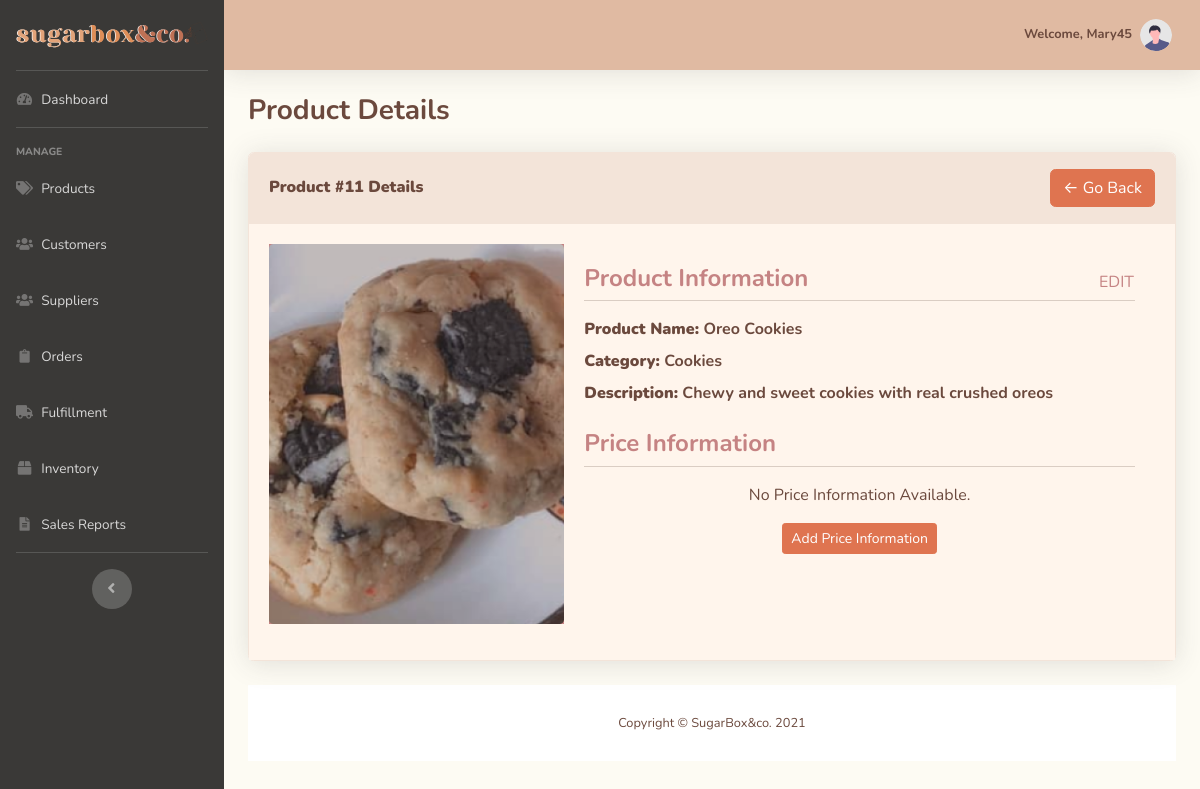
Before: /admin-src/productDetails.php?prod_ID=11 (signed in) with the older database file.
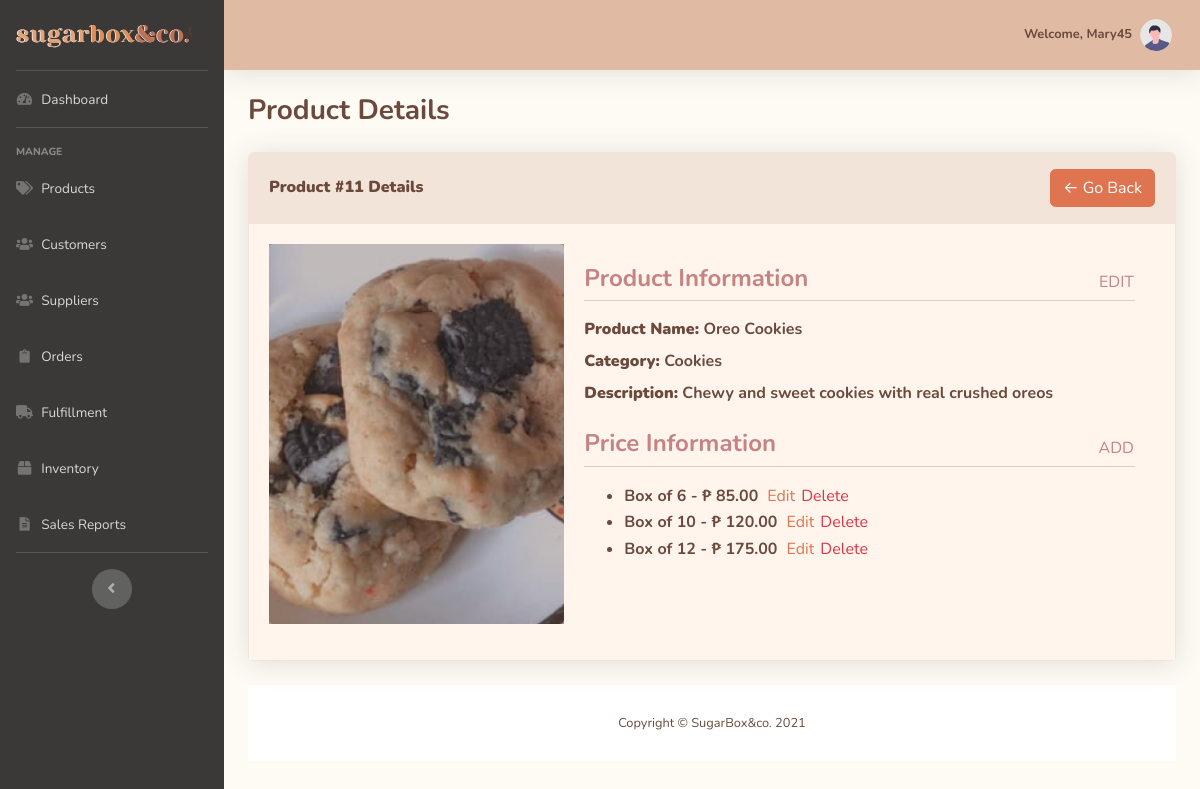
After: the same page with the newer database file.
### tables this page shows
CREATE TABLE `side_products` (
  `SideProd_ID` int(11) NOT NULL,
  `SideProd_Name` varchar(40) NOT NULL,
  `Categ_ID` int(11) NOT NULL,
  `SideProd_Desc` varchar(100) NOT NULL,
  `SideProd_Image` varchar(50) NOT NULL
);

CREATE TABLE `side_categories` (
  `Categ_ID` int(11) NOT NULL,
  `Categ_Name` varchar(40) NOT NULL
);

CREATE TABLE `sideproduct_sizes` (
  `Size_ID` int(11) NOT NULL,
  `Prod_ID` int(11) NOT NULL,
  `Size_Description` varchar(40) NOT NULL,
  `Size_Price` float(15,2) NOT NULL
);

### admin-src/productDetails.php (the view, shortened to what this page needs)
<?php
include 'includes/header.php';
include 'includes/sidebar.php';
include 'includes/topbar.php'
?>
<head>
</head>
<div class="container-fluid">
    <div class="d-sm-flex align-items-center justify-content-between mb-4">
        <h1 class="h3 mb-0 text-content"><b>Product Details</b></h1>
    </div>
        <div class="card shadow mb-4 border-section">
                <div class="card-header py-3 d-flex flex-row align-items-center justify-content-between bg-section border-section">
                    <h6 class="m-0 font-weight-bold text-content"><b>Product #<?php echo $_GET['prod_ID'];?> Details</b></h6>
                    <a href="products.php" class="btn btn-titleColor">&larr; Go Back</a>
                </div>
                <div class="card-body bg-section2">
                <?php
                $conn = db_connect();
                if(isset($_POST['viewDetails']) || isset($_GET['prod_ID']))
                {
                    $prod_ID = $_GET['prod_ID'];
                    $query = "SELECT side_products.SideProd_ID,
                                    side_products.SideProd_Name,
                                    side_products.SideProd_Desc,
                                    side_products.SideProd_Image,
                                    side_categories.Categ_ID,
                                    side_categories.Categ_Name
                            FROM side_products
                            INNER JOIN side_categories
                            ON side_products.Categ_ID=side_categories.Categ_ID
                            WHERE side_products.SideProd_ID = $prod_ID";
                    $query_run = mysqli_query($conn, $query);
                    foreach($query_run as $row)
                    { ?>
                        <div class="row no-gutters">
                            <div class="col-md-4">
                                <figure class="effect-ming tm-video-item">
                                    <img class="card-img modal-image" src="../assets/<?php echo $row['SideProd_Image']; ?>" alt="<?php echo $row['SideProd_Image']; ?>">
                                    <figcaption class="d-flex align-items-center justify-content-center">
                                    </figcaption>
                                </figure>
                            </div>
                            <div class="col-md-8">
                            <div class="card-body">
                            <?php if (!isset($_POST["editPriceInfo"])) { ?>
                                <div class="d-sm-flex align-items-center justify-content-between">
                                    <h4 class="text-subheading font-weight-bold">Product Information</h4>
                                    <form action="" method="post">
                                    <?php if (!isset($_POST["editInfo"])) { ?>
                                        <input class="btn fs-5 text-subheading p-0" name="editInfo" type="submit" value="EDIT">
                                    <?php } else { ?>
                                        <input class="btn fs-5 text-subheading p-0" name="cancelEditInfo" type="submit" value="CANCEL">
                                    <?php } ?>
                                    </form>
                                </div>
                                <hr class="bg-section mt-0">
                                 <?php if (!isset($_POST["editInfo"])) { ?>
                                    <div class="mb-4">
                                        <p class="text-content font-weight-bold mb-2"><b class="font-weight-bolder">Product Name:</b> <?php echo $row['SideProd_Name']; ?></p>
                                        <p class="text-content font-weight-bold mb-2"><b class="font-weight-bolder">Category:</b> <?php echo $row['Categ_Name']; ?></p>
                                        <p class="text-content font-weight-bold mb-2"><b class="font-weight-bolder">Description:</b> <?php echo $row['SideProd_Desc']; ?></p>
                                    </div>
                                <?php
                                }
                            }
                                $info_query = "SELECT sideproduct_sizes.Size_ID, sideproduct_sizes.Size_Description, sideproduct_sizes.Size_Price
                                FROM side_products
                                RIGHT JOIN sideproduct_sizes
                                ON side_products.SideProd_ID = sideproduct_sizes.Prod_ID
                                WHERE side_products.SideProd_ID = $prod_ID
                                ORDER BY sideproduct_sizes.Size_Price ASC";
                                $info_query_run = mysqli_query($conn, $info_query);
                                $check_prodinfo = mysqli_num_rows($info_query_run) > 0;
                                ?>
                            <?php if (!isset($_POST["editInfo"])) { ?>
                                <div class="d-sm-flex align-items-center justify-content-between">
                                    <h4 class="text-subheading font-weight-bold">Price Information</h4>
                                    <div class="d-flex">
                                    <?php if($check_prodinfo){?>
                                        <?php if (!isset($_POST["editPriceInfo"])) { ?>
                                            <button class="btn fs-5 text-subheading p-0" data-toggle="modal" data-target="#addPriceInfo">ADD</button>
                                        <?php }else{?>
                                            <form action="" method="post">
                                            <input class="btn fs-5 text-subheading p-0" name="cancelEditPriceInfo" type="submit" value="CANCEL">
                                            </form>
                                            <?php }?>
                                    <?php }?>
                                    </div>
                                </div>
                                <hr class="bg-section mt-0">
                                <?php if($check_prodinfo){ ?>
                                    <?php if (!isset($_POST["editPriceInfo"])) { ?>
                                        <ul>
                                        <?php while($row = mysqli_fetch_assoc($info_query_run)){ ?>
                                        <div class="d-sm-flex align-items-center">
                                        <li class="text-content font-weight-bold"><?php echo $row['Size_Description'];?> - <span>&#8369;</span> <?php echo $row['Size_Price'];?></li>
                                        <form action="" method="post">
                                            <?php if (!isset($_POST["editPriceInfo"])) { ?>
                                                <input class="btn fs-5 text-titleColor ml-2 mr-1 p-0" name="editPriceInfo" type="submit" value="Edit">
                                            <?php }?>
                                        </form>
                                        <form action="" method="post">
                                            <button class="btn fs-5 text-danger p-0" name="deletePriceInfo" type="submit">Delete</button>
                                        </form>
                                        </div>
                                        <?php } ?>
                                        </ul>
                                    <?php } ?>
                                <?php } else { ?>
                                <div class="text-center">
                                <p class="text-content">No Price Information Available.</p>
                                <button class="btn btn-sm btn-titleColor" data-toggle="modal" data-target="#addPriceInfo">Add Price Information</button>
                                </div>
                                <?php } ?>
                            <?php } ?>
                            </div>
                            </div>
                        </div>
                    <?php
                    }
                }
                ?>
                </div>
        </div>
</div>
</div>
<?php
include 'includes/footer.php';
include 'includes/scripts.php'
?>

### admin-src/includes/header.php (shortened to what this page needs)
<!DOCTYPE html>
<html lang="en">
<head>
    <link href="vendor/fontawesome-free/css/all.min.css" rel="stylesheet" type="text/css">
    <link href="css/sb-admin-2.min.css" rel="stylesheet">
    <link href="vendor/datatables/dataTables.bootstrap4.min.css" rel="stylesheet">
    <link rel="stylesheet" href="../css/styleimg.css">
</head>
<body id="page-top">
    <div id="wrapper">

### admin-src/includes/sidebar.php (shortened to what this page needs)
<ul class="navbar-nav sidebar sidebar-dark accordion fixed-top" id="accordionSidebar" style="background-color:#3a3937;">
    <a class="sidebar-brand d-flex align-items-center justify-content-center" href="index.php">
        <img class="img-fluid" src="../assets/sblogo-2.svg" alt="SugarBox&co. logo" draggable="false">
    </a>
    <hr class="sidebar-divider my-0">
    <li class="nav-item <?php if(basename($_SERVER['PHP_SELF']) == 'index.php') echo 'active' ?>">
        <a class="nav-link" href="index.php">
            <i class="fas fa-fw fa-tachometer-alt"></i>
            <span>Dashboard</span></a>
    </li>
    <hr class="sidebar-divider">
    <div class="sidebar-heading">
        Manage
    </div>
    <li class="nav-item <?php if(basename($_SERVER['PHP_SELF']) == 'products.php') echo 'active' ?>">
        <a class="nav-link" href="products.php">
            <i class="fas fa-fw fa-tags"></i>
            <span>Products</span></a>
    </li>
    <li class="nav-item <?php if(basename($_SERVER['PHP_SELF']) == 'customers.php') echo 'active' ?>">
        <a class="nav-link" href="#">
            <i class="fas fa-fw fa-users"></i>
            <span>Customers</span></a>
    </li>
    <li class="nav-item <?php if(basename($_SERVER['PHP_SELF']) == 'suppliers.php') echo 'active' ?>">
        <a class="nav-link" href="#">
            <i class="fas fa-fw fa-users"></i>
            <span>Suppliers</span></a>
    </li>
    <li class="nav-item <?php if(basename($_SERVER['PHP_SELF']) == 'orders.php') echo 'active' ?>">
        <a class="nav-link" href="#">
            <i class="fas fa-fw fa-clipboard"></i>
            <span>Orders</span></a>
    </li>
    <li class="nav-item <?php if(basename($_SERVER['PHP_SELF']) == 'fulfillment.php') echo 'active' ?>">
        <a class="nav-link" href="#">
            <i class="fas fa-fw fa-truck"></i>
            <span>Fulfillment</span></a>
    </li>
    <li class="nav-item <?php if(basename($_SERVER['PHP_SELF']) == 'inventory.php') echo 'active' ?>">
        <a class="nav-link" href="#">
            <i class="fas fa-fw fa-box"></i>
            <span>Inventory</span></a>
    </li>
    <li class="nav-item <?php if(basename($_SERVER['PHP_SELF']) == 'salesreports.php') echo 'active' ?>">
        <a class="nav-link" href="#">
            <i class="fas fa-fw fa-file-alt"></i>
            <span>Sales Reports</span></a>
    </li>
    <hr class="sidebar-divider d-none d-md-block">
    <div class="text-center d-none d-md-inline">
        <button class="rounded-circle border-0" id="sidebarToggle"></button>
    </div>
</ul>
<ul class="navbar-nav bg-gradient-dark sidebar sidebar-dark accordion" id="accordionSidebar">
    <a class="sidebar-brand d-flex align-items-center justify-content-center" href="index.php">
    </a>
    <li class="nav-item active">
        <a class="nav-link" href="index.php">
            <span>Dashboard</span></a>
    </li>
    <div class="sidebar-heading">
    </div>
    <li class="nav-item">
        <a class="nav-link" href="products.php">
            <span>Products</span></a>
    </li>
    <li class="nav-item">
        <a class="nav-link" href="#">
            <span>Customers</span></a>
    </li>
    <li class="nav-item">
        <a class="nav-link" href="#">
            <span>Suppliers</span></a>
    </li>
    <li class="nav-item">
        <a class="nav-link" href="#">
            <span>Orders</span></a>
    </li>
    <li class="nav-item">
        <a class="nav-link" href="#">
            <span>Fulfillment</span></a>
    </li>
    <li class="nav-item">
        <a class="nav-link" href="#">
            <span>Inventory</span></a>
    </li>
    <li class="nav-item">
        <a class="nav-link" href="#">
            <span>Sales Reports</span></a>
    </li>
    <div class="text-center d-none d-md-inline">
    </div>
</ul>

### admin-src/includes/topbar.php (shortened to what this page needs)
<div id="content-wrapper" class="d-flex flex-column">
    <div class="bg-light" id="content">
        <nav class="navbar navbar-expand navbar-light bg-primary topbar mb-4 static-top shadow">
            <ul class="navbar-nav ml-auto fix">
                <li class="nav-item dropdown no-arrow">
                    <a class="nav-link dropdown-toggle" href="#" id="userDropdown" role="button"
                        data-toggle="dropdown" aria-haspopup="true" aria-expanded="false">
                        <span class="mr-2 d-none d-lg-inline text-content small"><b>Welcome, <?php echo $_SESSION['user']['accUsername'] ?></b></span>
                        <img class="img-profile rounded-circle"
                            src="img/undraw_profile.svg">
                    </a>
                </li>
            </ul>
        </nav>

### admin-src/includes/footer.php (shortened to what this page needs)
        <footer class="sticky-footer bg-white">
            <div class="container my-auto">
                <div class="copyright text-center my-auto text-content">
                    <span>Copyright &copy; SugarBox&co. 2021</span>
                </div>
            </div>
        </footer>
    </div>
</div>

### admin-src/includes/scripts.php (shortened to what this page needs)
</body>
</html>

### css/styleimg.css (style rules this page uses)
.tm-video-item { position: relative; overflow: hidden; text-align: center; cursor: pointer; }
.tm-video-item img { position: relative; display: block; min-height: 100%; max-width: 100%; opacity: 0.8; }
.tm-video-item figcaption { padding: 2em; color: white; text-transform: uppercase; font-size: 1.25em; -webkit-backface-visibility: hidden; backface-visibility: hidden; }
.tm-video-item figcaption::before, .tm-video-item figcaption::after { pointer-events: none; }
.tm-video-item figcaption, .tm-video-item figcaption>a { position: absolute; top: 0; left: 0; width: 100%; height: 100%; }
figure.effect-ming { background: #C58383; }
figure.effect-ming img { opacity: 0.9; -webkit-transition: opacity 0.35s; transition: opacity 0.35s; }
figure.effect-ming figcaption::before { position: absolute; top: 30px; right: 30px; bottom: 30px; left: 30px; border: 2px solid white; box-shadow: 0 0 0 30px rgba(255, 255, 255, 0.2); content: ''; opacity: 0; -webkit-transition: opacity 0.35s, -webkit-transform 0.35s; transition: opacity 0.35s, transform 0.35s; -webkit-transform: scale3d(1.4, 1.4, 1); transform: scale3d(1.4, 1.4, 1); }

### admin-src/includes/header.php (style rules this page uses)
html, body { color: #6B493D; }
.modal-image { display: block; margin-left: auto; margin-right: auto; width: 100%!important; height: 380px !important; object-fit: cover; }

Changed rows visible on the page:
computed for side_products "Oreo Cookies": text "No Price Information Available. Add Price Information" → "ADD"
added sideproduct_sizes: Size_Description "Box of 6", Size_Price "85.00"
added sideproduct_sizes: Size_Description "Box of 10", Size_Price "120.00"
added sideproduct_sizes: Size_Description "Box of 12", Size_Price "175.00"
